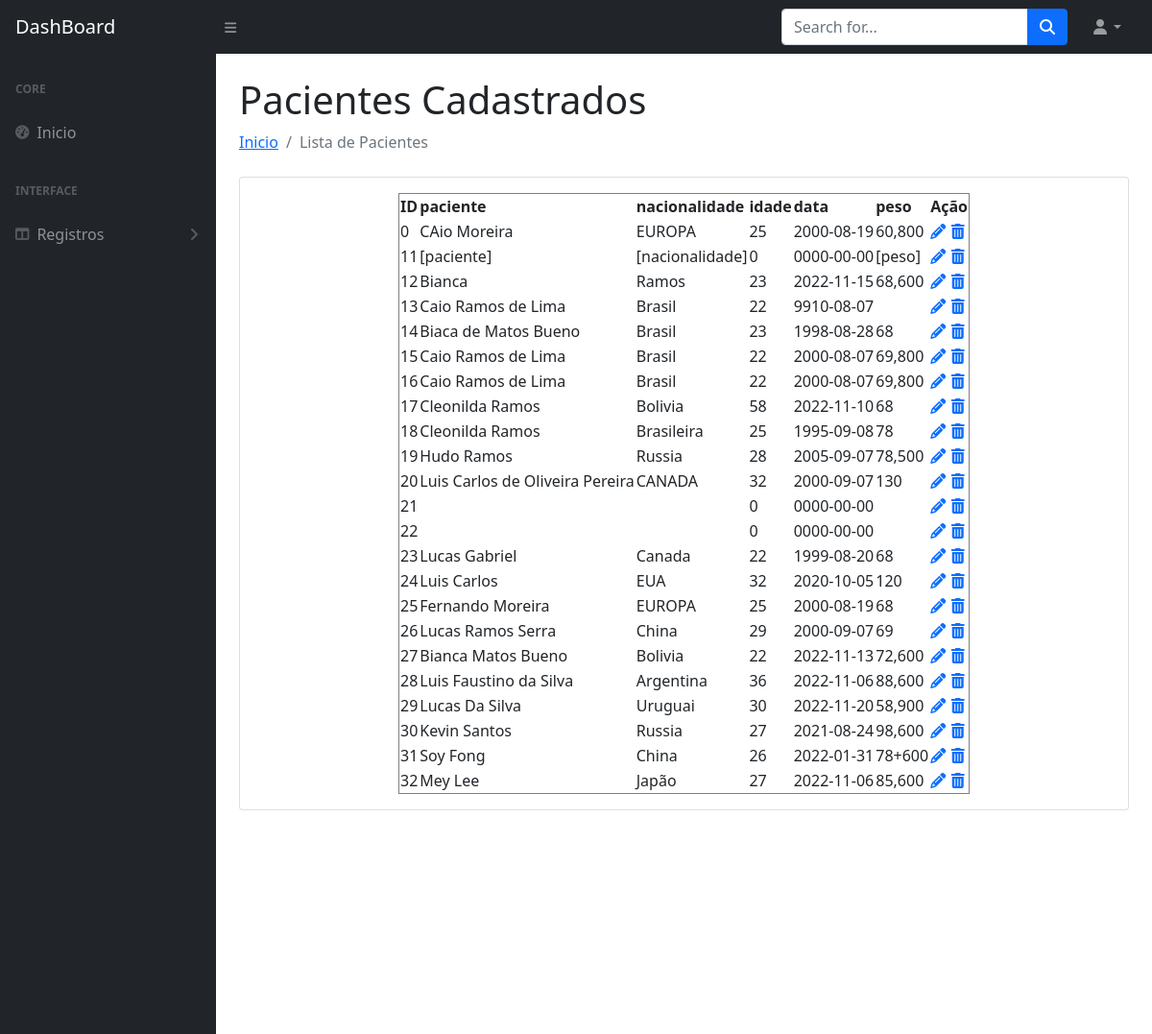
The page /dist/listapaciente.php (upper part) on the database as committed earlier.
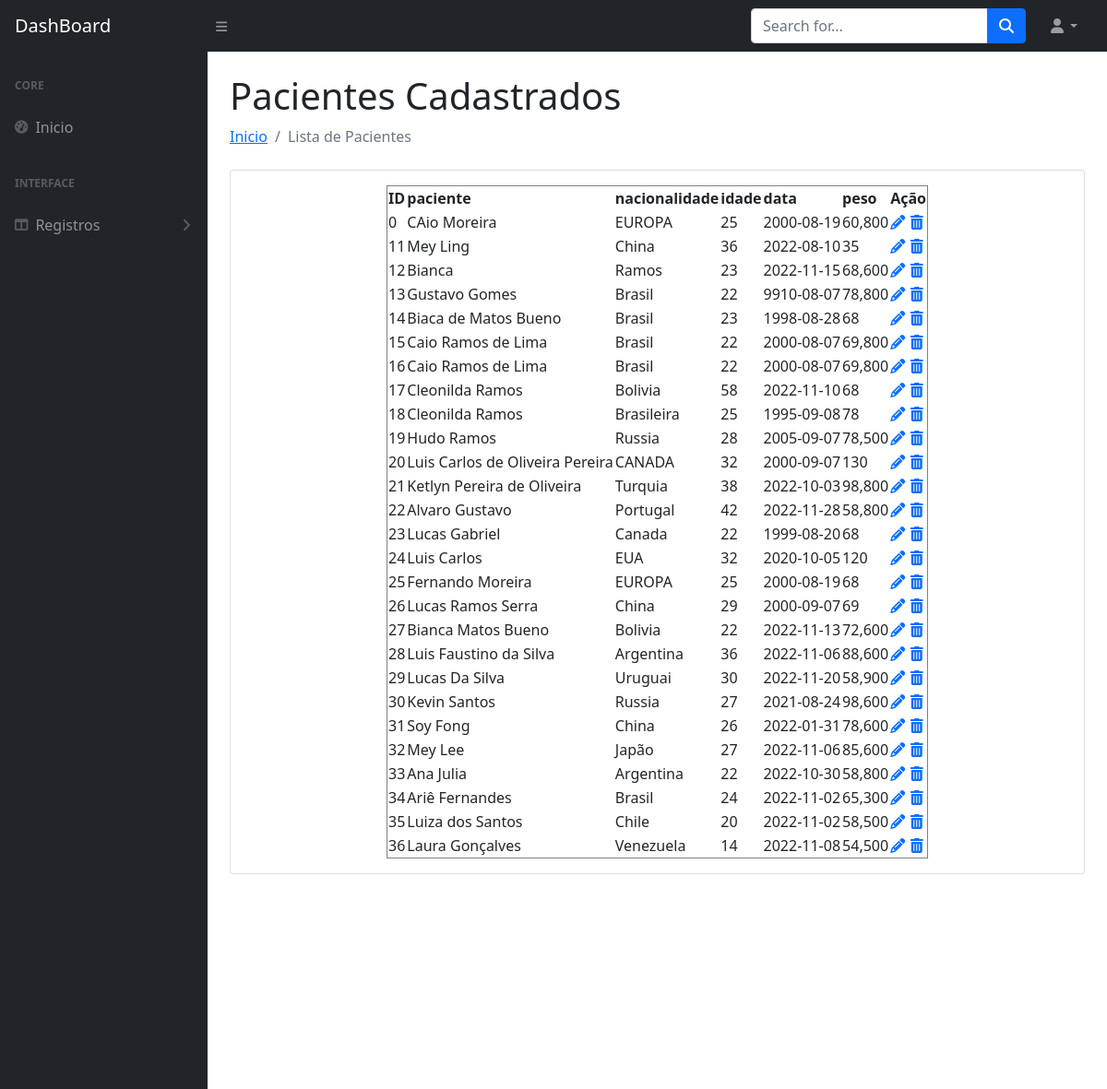
The same page on the database as committed later.
### tables this page shows
CREATE TABLE `cadastro_paciente` (
  `id` int(255) NOT NULL,
  `paciente` varchar(100) NOT NULL,
  `nacionalidade` varchar(50) NOT NULL,
  `idade` int(3) NOT NULL,
  `data` date NOT NULL DEFAULT current_timestamp(),
  `peso` varchar(50) NOT NULL
);

### dist/listapaciente.php (the view, shortened to what this page needs)
<!DOCTYPE html>
<html lang="en">
<head>
    <link href="css/styles.css" rel="stylesheet" />
</head>
<body>
    <nav class="sb-topnav navbar navbar-expand navbar-dark bg-dark">
        <a class="navbar-brand ps-3" href="inicio.php">DashBoard</a>
        <button class="btn btn-link btn-sm order-1 order-lg-0 me-4 me-lg-0" id="sidebarToggle" href="#!"><i class="fas fa-bars"></i></button>
        <form class="d-none d-md-inline-block form-inline ms-auto me-0 me-md-3 my-2 my-md-0">
            <div class="input-group">
                <input class="form-control" type="text" placeholder="Search for..." aria-label="Search for..." aria-describedby="btnNavbarSearch" />
                <button class="btn btn-primary" id="btnNavbarSearch" type="button"><i class="fas fa-search"></i></button>
            </div>
        </form>
        <ul class="navbar-nav ms-auto ms-md-0 me-3 me-lg-4">
            <li class="nav-item dropdown">
                <a class="nav-link dropdown-toggle" id="navbarDropdown" href="#" role="button" data-bs-toggle="dropdown" aria-expanded="false"><i class="fas fa-user fa-fw"></i></a>
            </li>
        </ul>
    </nav>
    <div id="layoutSidenav">
        <div id="layoutSidenav_nav">
            <nav class="sb-sidenav accordion sb-sidenav-dark" id="sidenavAccordion">
                <div class="sb-sidenav-menu">
                    <div class="nav">
                        <div class="sb-sidenav-menu-heading">Core</div>
                        <a class="nav-link" href="inicio.php">
                            <div class="sb-nav-link-icon"><i class="fas fa-tachometer-alt"></i></div>
                            Inicio
                        </a>
                        <div class="sb-sidenav-menu-heading">Interface</div>
                        <a class="nav-link collapsed" href="#" data-bs-toggle="collapse" data-bs-target="#collapseLayouts" aria-expanded="false" aria-controls="collapseLayouts">
                            <div class="sb-nav-link-icon"><i class="fas fa-columns"></i></div>
                            Registros
                            <div class="sb-sidenav-collapse-arrow"><i class="fas fa-angle-down"></i></div>
                        </a>
                    </div>
                </div>
            </nav>
        </div>
        <div id="layoutSidenav_content">
            <main>
                <div class="container-fluid px-4">
                    <h1 class="mt-4">Pacientes Cadastrados</h1>
                    <ol class="breadcrumb mb-4">
                        <li class="breadcrumb-item"><a href="inicio.php">Inicio</a></li>
                        <li class="breadcrumb-item active">Lista de Pacientes </li>
                    </ol>
                    <div class="card mb-4">
                        <div class="card-body">
                            <center>
                                <table border="1">
                                    <thead >
                                        <th>ID</th>
                                        <th>paciente</th>
                                        <th>nacionalidade</th>
                                        <th>idade</th>
                                        <th>data</th>
                                        <th>peso</th>
                                        <th colspan="2">Ação</th>
                                    </thead>
                                    <?php
                                    include('conecta.php');
                                    $dados = mysqli_query($conexao, "SELECT * FROM `cadastro_paciente`");
                                    while ($item = mysqli_fetch_assoc($dados)) {
                                    ?>
                                        <tr>
                                            <td><?= $item['id'] ?></td>
                                            <td><?= $item['paciente'] ?></td>
                                            <td><?= $item['nacionalidade'] ?></td>
                                            <td><?= $item['idade'] ?></td>
                                            <td><?= $item['data'] ?></td>
                                            <td><?= $item['peso'] ?></td>
                                            <td><a href="editarpaciente.php?id=<?php echo $item["id"]; ?>"><i class="fa fa-pencil"></a></td>
                                            <td onclick="verifica('<?= $item["id"]; ?>')"><a href="#"><i class="fa fa-trash"></a></td>
                                        </tr>
                                    <?php } ?>
                                </table>
                            </center>
                        </div>
                    </div>
                    <div style="height: 100vh"></div>
            </main>
        </div>
    </div>
</body>
</html>

Rows that differ between the two databases and show on the page:
changed cadastro_paciente id 11: paciente "[paciente]" → "Mey Ling"; nacionalidade "[nacionalidade]" → "China"; idade "0" → "36"; data "0000-00-00" → "2022-08-10"; peso "[peso]" → "35"
changed cadastro_paciente id 13: paciente "Caio Ramos de Lima" → "Gustavo Gomes"; peso (not shown) → "78,800"
changed cadastro_paciente id 21: paciente (not shown) → "Ketlyn Pereira de Oliveira"; nacionalidade (not shown) → "Turquia"; idade "0" → "38"; data "0000-00-00" → "2022-10-03"; peso (not shown) → "98,800"
changed cadastro_paciente id 22: paciente (not shown) → "Alvaro Gustavo"; nacionalidade (not shown) → "Portugal"; idade "0" → "42"; data "0000-00-00" → "2022-11-28"; peso (not shown) → "58,800"
changed cadastro_paciente "Soy Fong": peso "78+600" → "78,600"
added cadastro_paciente: id "33", paciente "Ana Julia", nacionalidade "Argentina", idade "22", data "2022-10-30", peso "58,800"
added cadastro_paciente: id "34", paciente "Ariê Fernandes", nacionalidade "Brasil", idade "24", data "2022-11-02", peso "65,300"
added cadastro_paciente: id "35", paciente "Luiza dos Santos", nacionalidade "Chile", idade "20", data "2022-11-02", peso "58,500"
added cadastro_paciente: id "36", paciente "Laura Gonçalves", nacionalidade "Venezuela", idade "14", data "2022-11-08", peso "54,500"
